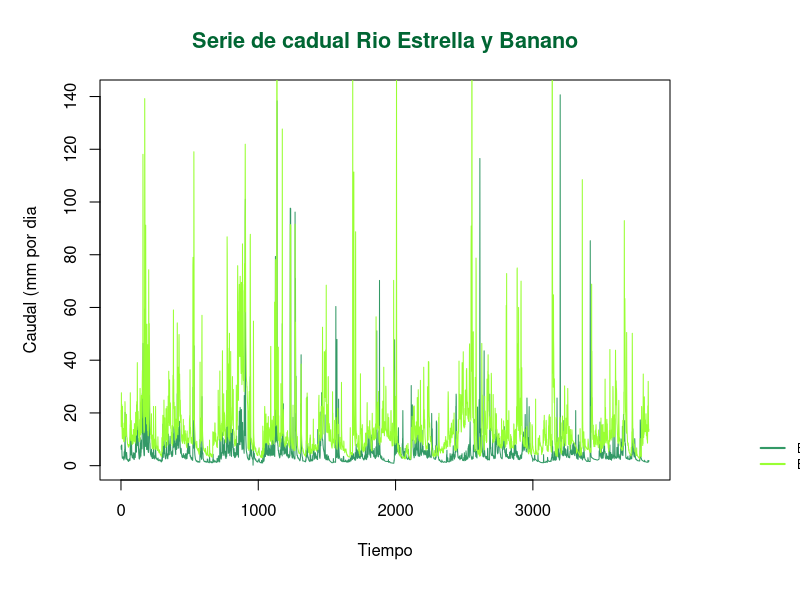
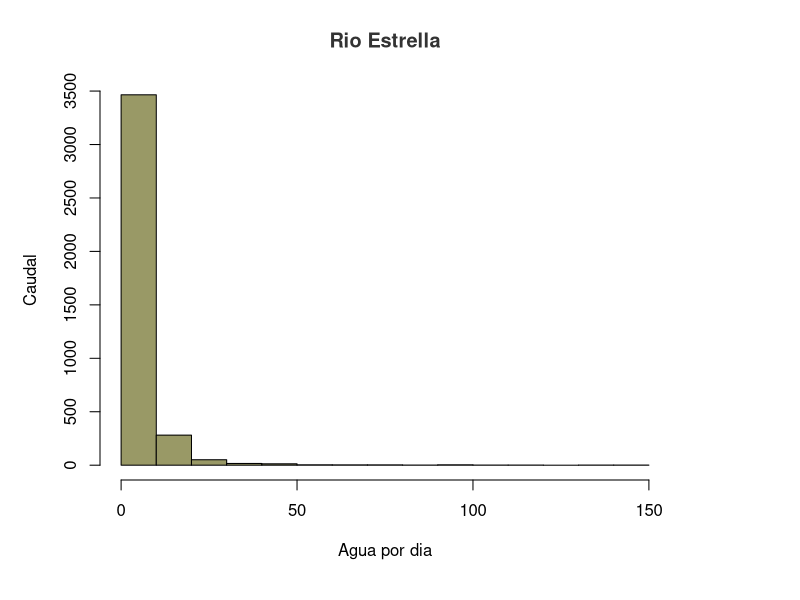
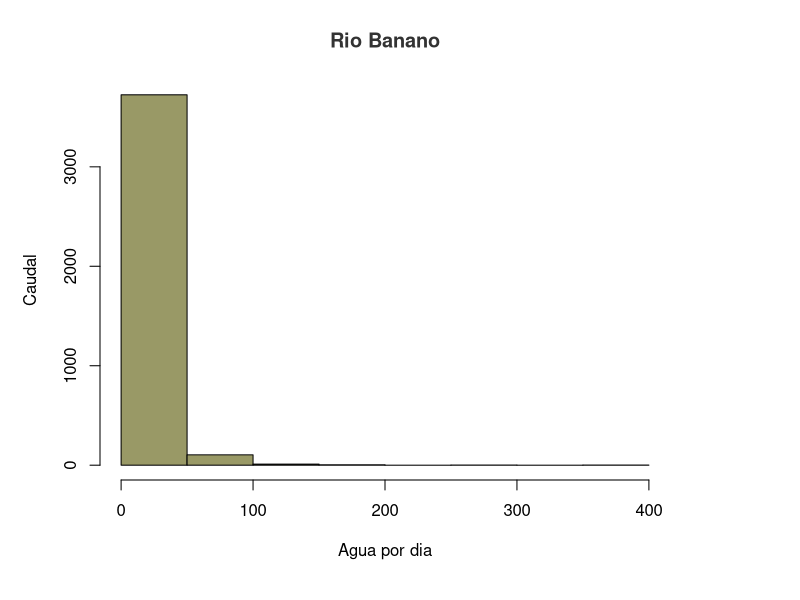
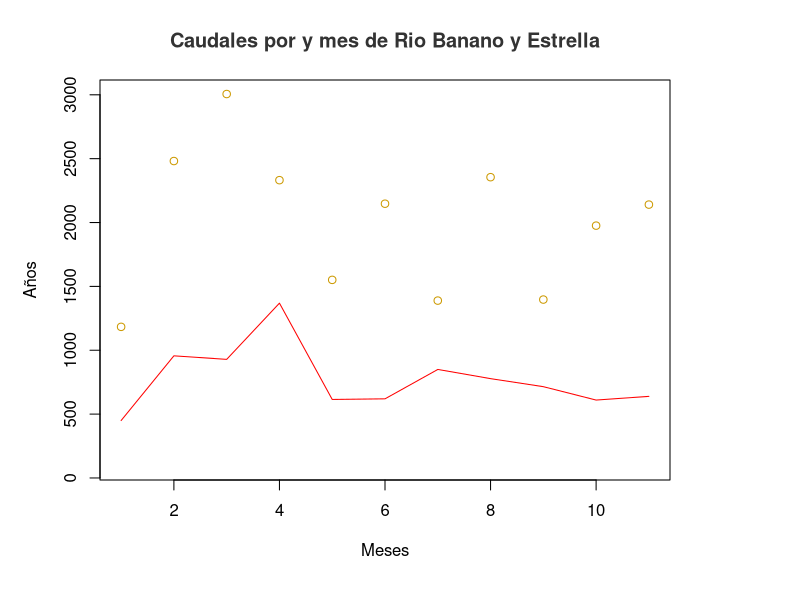
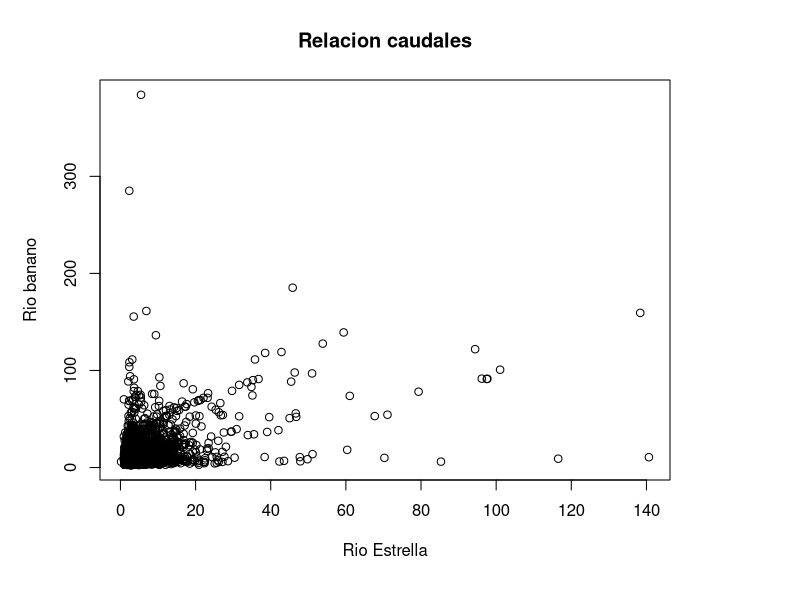
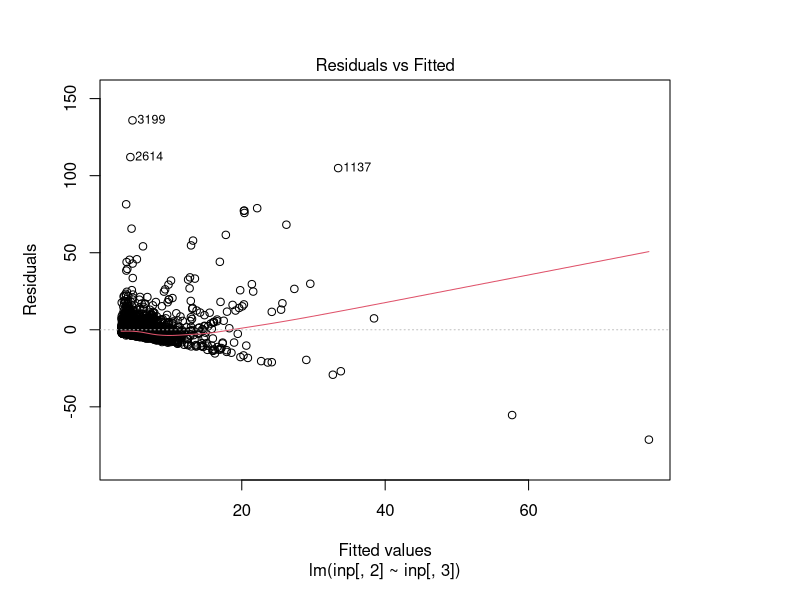
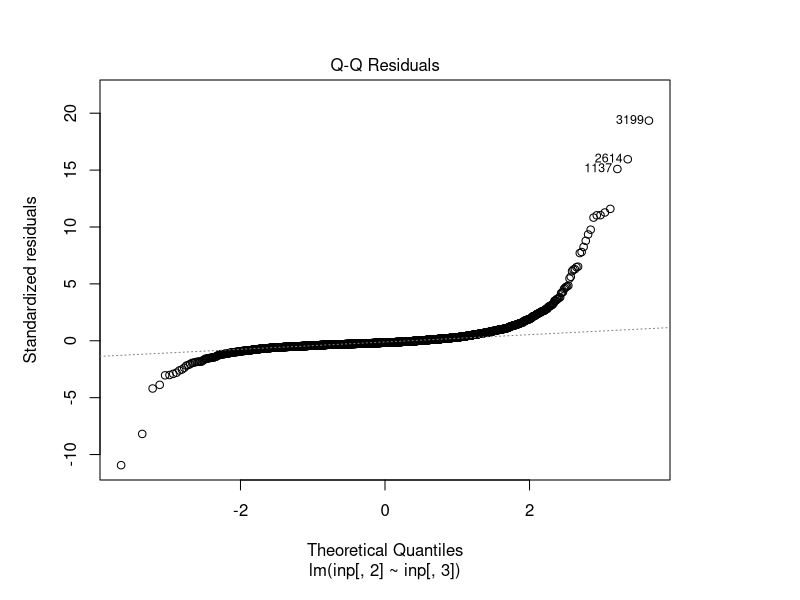
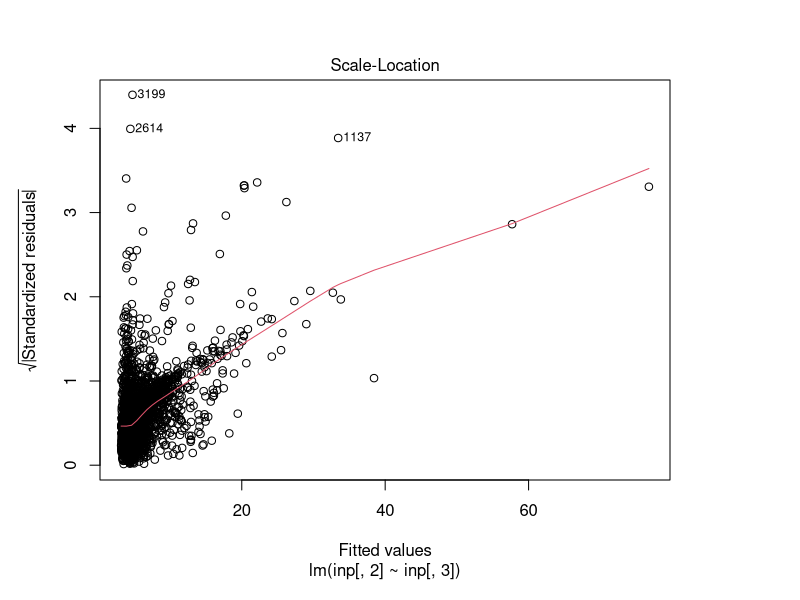

The R source for these figures, in order:
## ---- chunk 1
knitr::opts_chunk$set(echo = TRUE)
## ---- chunk 2
inp <- read.csv("FDC.csv",na.strings = "")

head(inp)
dim(inp)

inp[!complete.cases(inp),]
## ---- chunk 3
windows(width = 5.5, height = 5)

par(mar = c(6, 5, 4, 6.5))

plot(inp[,2],type= "l",
     main = "Serie de cadual Rio Estrella y Banano",
     cex.main = "1.3",
     col.main = "#006633",
     xlab= "Tiempo", 
     ylab = "Caudal (mm por dia",
     col = "#339966"
)
lines(inp[ ,3], col = "#99FF33")


legend(x = "bottomright",
       inset = c(-0.31, 0),    
       legend = c("Banano", "Estrella"), 
       lty = c(1, 1),         
       col = c("#339966", "#99FF33"),         
       lwd = 2,
       cex = 0.8,
       bty = "n",
       xpd = (TRUE)
)
## ---- chunk 4
summary(inp[,2:3])
hist(inp[,2], 
     main =("Rio Estrella"),
     col.main = "#333333",
     xlab = "Agua por dia",
     ylab = "Caudal",
     col = "#999966"
)
## ---- chunk 5
hist(inp[,3],
     main = "Rio Banano",
     col.main = "#333333",
     xlab = "Agua por dia",
     ylab = "Caudal",
     col = "#999966"
)
## ---- chunk 6
names(inp) <- c("fecha", "estrella","banano")
attach(inp)

Tempdate <- strptime(inp[,1], format= "%d/%m/%Y")
sum

MAQ_Estrella <- tapply(estrella, format(Tempdate, format = "%Y"), FUN = sum)   
MAQ_Banano <- tapply(banano, format(Tempdate, format = "%Y"), FUN = sum)   

write.csv(rbind(MAQ_Estrella, MAQ_Banano),file= "MAQ.csv")

plot(MAQ_Banano,ylim = c(100,3000),
     main = "Caudales por y mes de Rio Banano y Estrella",
     col.main = "#333333",
     xlab = "Meses",
     ylab = "Años",
     col = "#CC9900"
)
lines(MAQ_Estrella, col = "red")

MAQ_Estrella <- tapply(estrella, format(Tempdate, format = "%m"), FUN = sum)   
MAQ_Banano <- tapply(banano, format(Tempdate, format = "%m"), FUN = sum)   
## ---- chunk 7
inp.lm <- lm(inp[,2] ~ inp[,3], data = inp)
summary(inp.lm)

corinp <- cor(inp[,2:3], method= "spearman")

plot(inp[,2], inp[,3],
     main = "Relacion caudales",
     ylab = "Rio banano",
     xlab = "Rio Estrella"
)
## ---- chunk 8
inp.lm <- lm(inp[,2] ~ inp[,3], data=inp)

summary(inp.lm)

plot(inp.lm)
## ---- chunk 9

